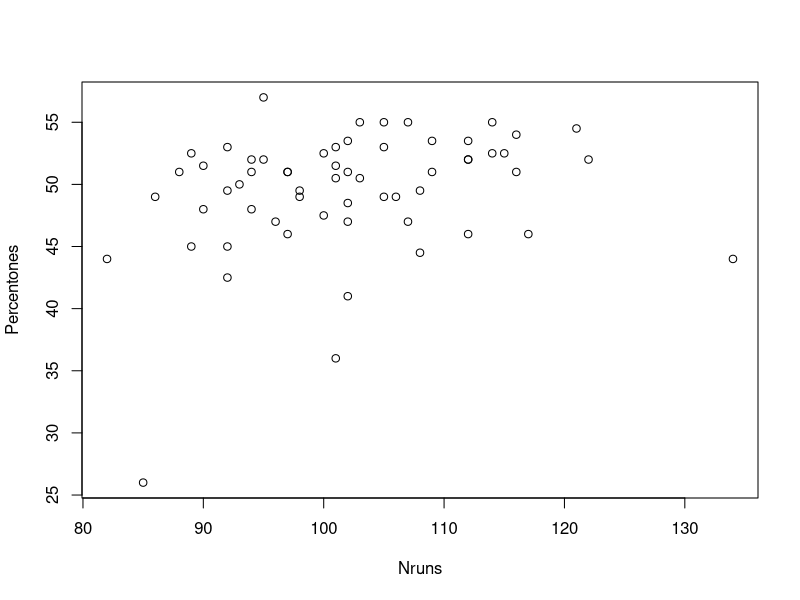

The R script that drew this image: (Note: this script raises an error after producing the figure.)
coin = read.csv("cointoss.csv")

plot(percentones~nruns, xlab = 'Nruns', ylab = 'Percentones', data = coin)
with(data, text(percentones~nruns, labels = row.names(data), pos = 4))

plot(percentones~maxrunlength, xlab = 'Max run lenght', ylab = 'Percentones', data = coin)
with(data, text(percentones~maxrunlength, labels = row.names(data), pos = 4))

plot(nruns~maxrunlength, xlab = 'Max run lenght', ylab = 'Nruns', data = coin)
with(data, text(nruns~maxrunlength, labels = row.names(data), pos = 4))